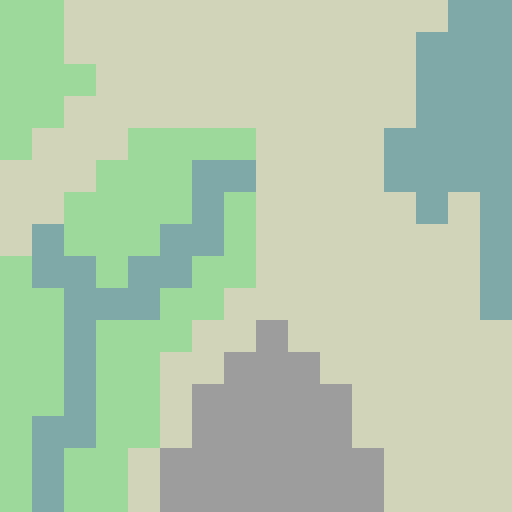

This game map was drawn from its Tiled (.tmx) file and the tilesets committed beside it. A one-line description and the trimmed map source follow:
An orthogonal 16x16 tile map with 32x32 px tiles, 1 tile layer (Kachelebene 1).

<map version="1.0" orientation="orthogonal" width="16" height="16" tilewidth="32" tileheight="32">
 <tileset firstgid="1" name="tileset" tilewidth="32" tileheight="32">
  <image source="images/tileset.png" width="128" height="32" />
 </tileset>
 <layer name="Kachelebene 1" width="16" height="16">
  <data>[256 cells, 256 non-empty, 4 distinct tile ids]</data>
 </layer>
</map>
